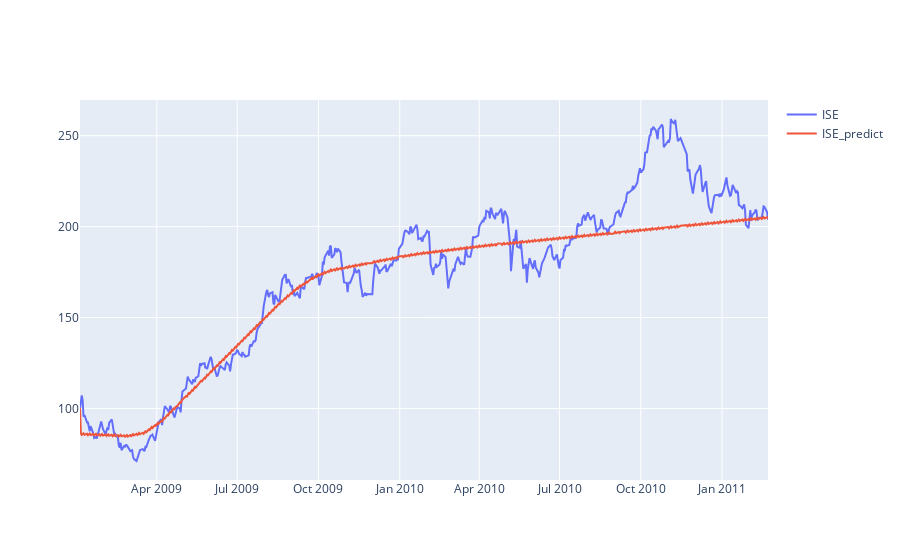
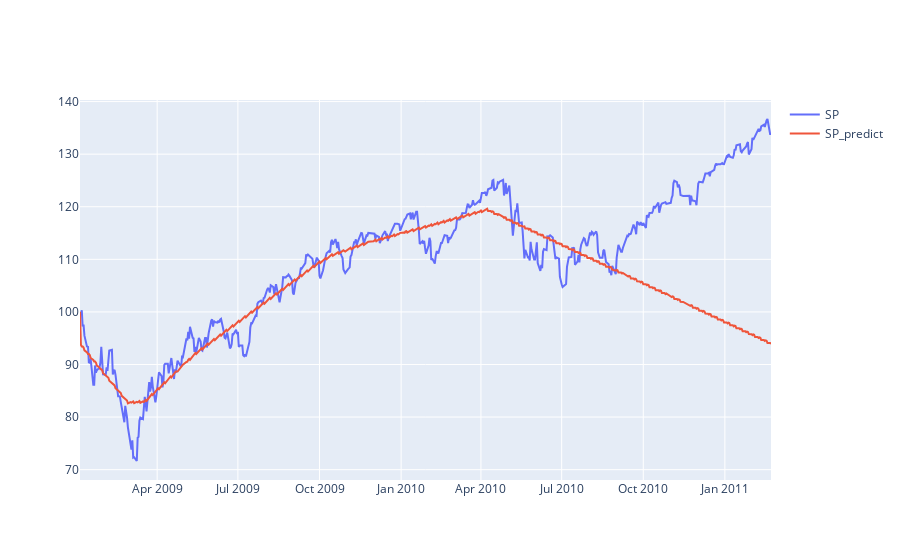
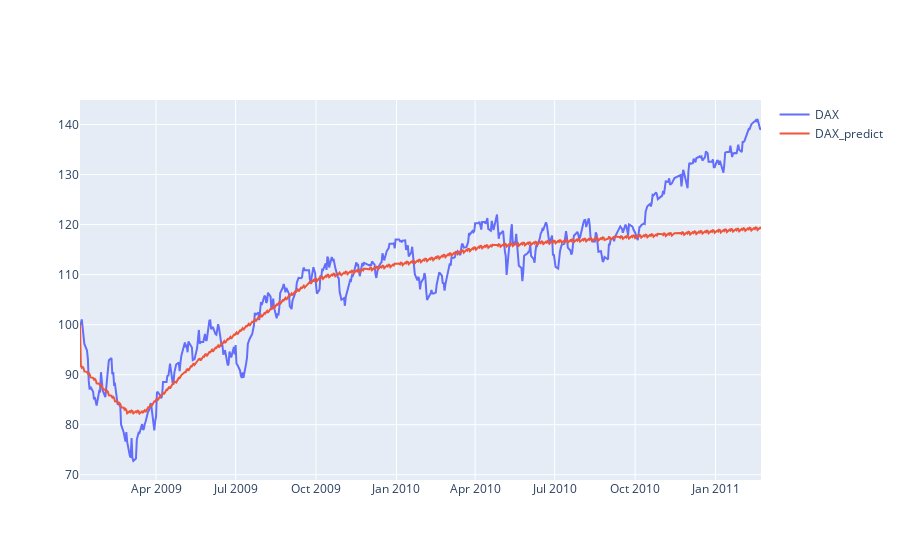
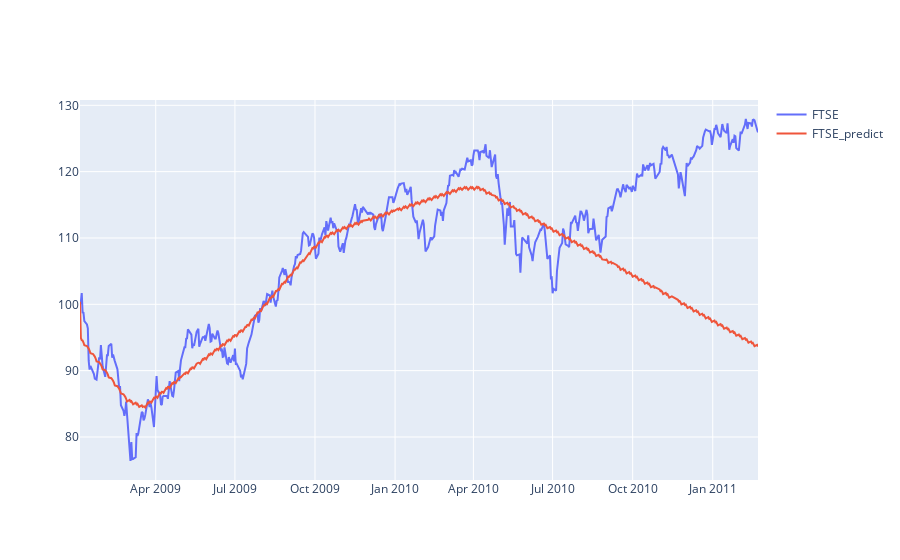

The cell these charts' notebook holds for them, in order:
### Markdown cell above
В целом можно сделать вывод, что prophet больше подходит для больших датасетов и больших горизонтов предсказания, поэтому и предсказание на этом датасете такое неточное. Построим индексы на одном графике

### Code cell
fig = go.Figure()
for column in indexes.columns[1:]: #по сути проделываем тоже самое, что и с ISE только меняем название колонки 
    predictor = prophet.Prophet()
    days = 120
    predict_days = 181
    predictor.fit(df = indexes.reset_index()[['date', column]][:-days].rename(columns ={'date':'ds',column:'y'}))
    future = predictor.make_future_dataframe(periods=predict_days)
    forecast = predictor.predict(future)
    forecast = forecast.rename(columns = {'ds':'date'})
    total = pd.merge(forecast, indexes, on = 'date', how = 'inner').dropna()
    forecast = total[['date', 'yhat']]
    forecast = forecast.rename(columns = {'date':'ds'})
    fig = go.Figure()
    fig.add_trace(go.Scatter(x = indexes['date'], y = indexes[column], name = column)) #реальная динамика индекса
    fig.add_trace(go.Scatter(x = forecast['ds'], y = forecast['yhat'], name = f'{column}_predict')) #предсказанная моделью
    fig.show()

### Figure 1 — Plotly figure (JSON) as saved in the notebook; plotly's stock layout.template omitted (floating-point values rounded to 4 significant figures; data arrays with more than 128 entries replaced by an {"elided": "..."} marker saying what was removed)
{"data": [{"name": "ISE", "type": "scatter", "x": {"elided": "537 str values"}, "y": {"elided": "537 float values"}}, {"name": "ISE_predict", "type": "scatter", "x": {"elided": "537 str values"}, "y": {"elided": "537 float values"}}], "layout": {}}

### Figure 2 — Plotly figure (JSON) as saved in the notebook; plotly's stock layout.template omitted (floating-point values rounded to 4 significant figures; data arrays with more than 128 entries replaced by an {"elided": "..."} marker saying what was removed)
{"data": [{"name": "SP", "type": "scatter", "x": {"elided": "537 str values"}, "y": {"elided": "537 float values"}}, {"name": "SP_predict", "type": "scatter", "x": {"elided": "537 str values"}, "y": {"elided": "537 float values"}}], "layout": {}}

### Figure 3 — Plotly figure (JSON) as saved in the notebook; plotly's stock layout.template omitted (floating-point values rounded to 4 significant figures; data arrays with more than 128 entries replaced by an {"elided": "..."} marker saying what was removed)
{"data": [{"name": "DAX", "type": "scatter", "x": {"elided": "537 str values"}, "y": {"elided": "537 float values"}}, {"name": "DAX_predict", "type": "scatter", "x": {"elided": "537 str values"}, "y": {"elided": "537 float values"}}], "layout": {}}

### Figure 4 — Plotly figure (JSON) as saved in the notebook; plotly's stock layout.template omitted (floating-point values rounded to 4 significant figures; data arrays with more than 128 entries replaced by an {"elided": "..."} marker saying what was removed)
{"data": [{"name": "FTSE", "type": "scatter", "x": {"elided": "537 str values"}, "y": {"elided": "537 float values"}}, {"name": "FTSE_predict", "type": "scatter", "x": {"elided": "537 str values"}, "y": {"elided": "537 float values"}}], "layout": {}}
